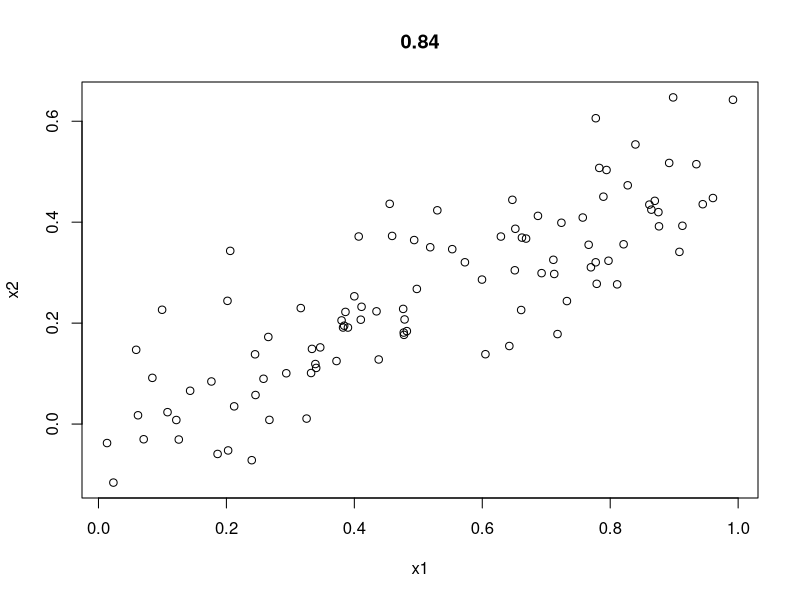
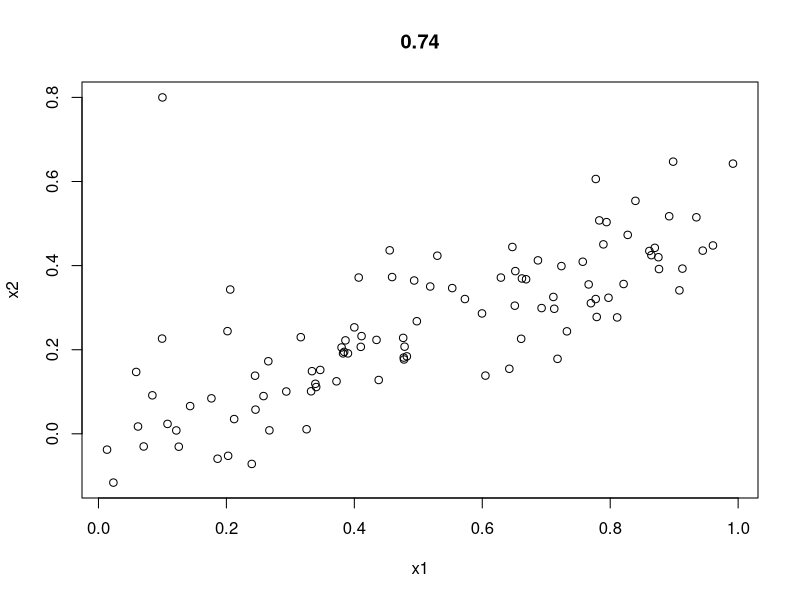
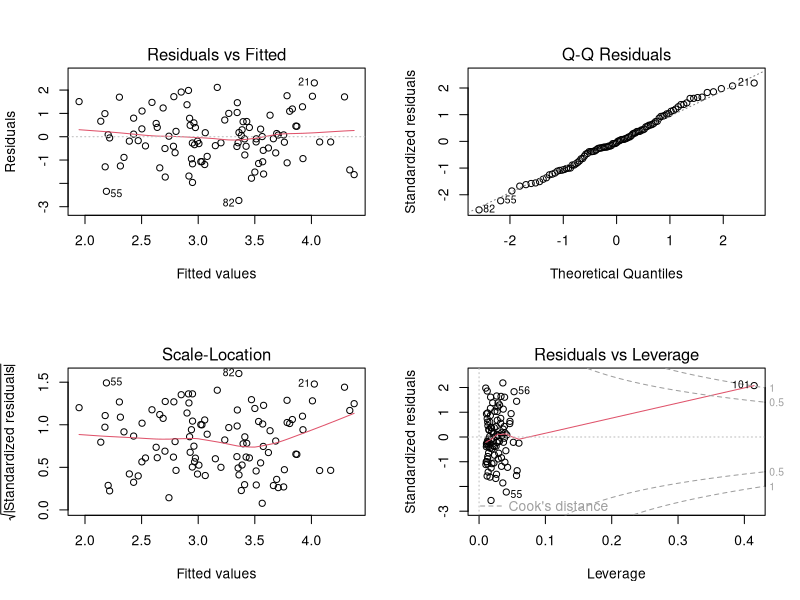
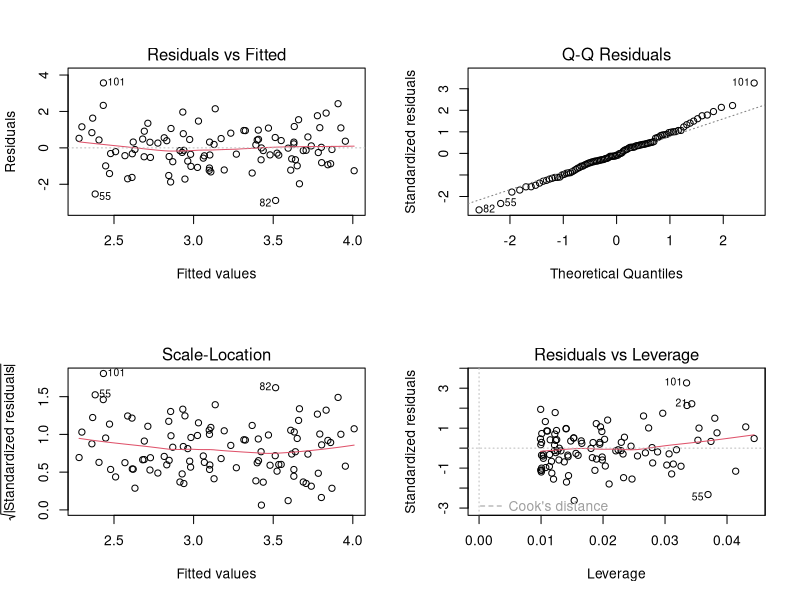
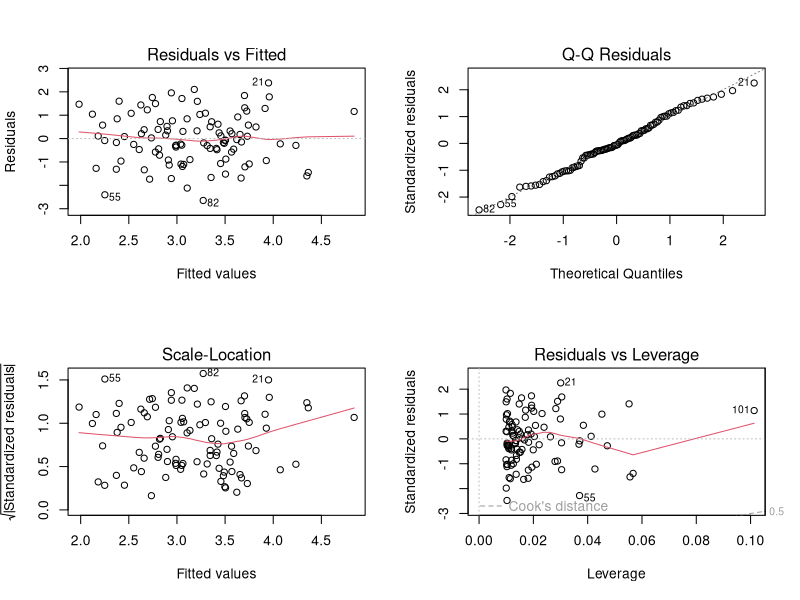

Write the R code that produced these figures, in order.
## ---- chunk 1
set.seed(1)
x1=runif(100) # randomly generate 100 numbers with uniform distribution with min of 0 and max of 1
x2=0.5*x1+rnorm(100)/10 
y=2+2*x1+0.3*x2+rnorm(100) 
## ---- chunk 2
plot(x1, x2, main = round(cor(x1, x2), 2))
## ---- chunk 3
fit.m1 <- lm(y ~ x1 + x2)
summary(fit.m1)
# b0 is 2.1305, b1 is 1.4396, b2 is 1.0097. b1=1 cannot be rejected, b2=0 can be rejected. 
## ---- chunk 4
fit.m2 <- lm(y ~ x1)
summary(fit.m2)
# b1=0 cannnot rejected 
## ---- chunk 5
fit.m3 <- lm(y ~ x2)
summary(fit.m3)
# cannot reject b1=0
## ---- chunk 6
x1=c(x1, 0.1) 
x2=c(x2, 0.8) 
y=c(y,6)
## ---- chunk 7
fit.m1.2 <- lm(y ~ x1 + x2)
summary(fit.m1.2) # b1=0 can be rejected now whereas b2=0 cannot be rejected, which are different fromt the 1st fit when the new data points were not added. 

fit.m2.2 <- lm(y ~ x1)
summary(fit.m2.2)

fit.m3.2 <- lm(y ~ x2)
summary(fit.m3.2)

plot(x1, x2, main = round(cor(x1, x2), 2))

par(mfrow=c(2,2))
plot(fit.m1.2) # outlier no, high leverage point yes. 
plot(fit.m2.2) # outlier yes? (observations whose studentized residuals are greater than 3 in absolute value are possible outliers), high leverage point no. 
plot(fit.m3.2) # outlier no, high leverage point yes.  

# average leverage should be (p+1)/n, which is 1+1/100 (0.02) for fit.m2.2 and fit.m3.2, and 0/03 for fit.m1.2. so for fit.m1.2, there is obviously observation with high-leverage. 
